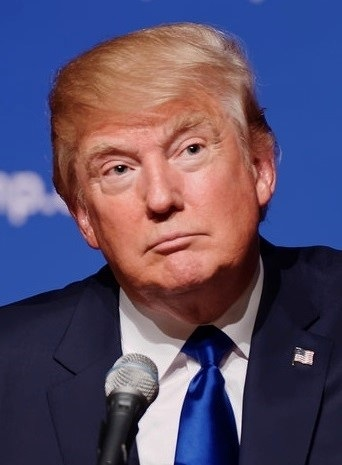
#> input picture Data/Images/Trump.jpg, 342 x 465 px
$ python 13_face_and_eye_detection.py
#> lines starting #> are read from the running program, lines starting #| are printed output that depends on the picture; after the words box and inside, x2 and y2 are one past the last pixel; in counts of white or black regions, pixels touching at a corner belong together
### Computer_Vision/convenience_functions.py
import cv2
import matplotlib.pyplot as plt
import numpy as np


# [16 lines left out: functions info, show_mat, not called in this run]


def show_cv2(image, name='Image'):
    """Displays a BGR image using OpenCV"""
    cv2.imshow(name, image)
    cv2.waitKey(0)
    cv2.destroyAllWindows()


# [6 lines left out: function resize, not called in this run]


def color(image, in_color=None, out_color=None):
    """Converts an image to a specified color scheme.
    Supported color schemes: 'bgr', 'rgb', 'gray', 'hsv'"""
    if in_color == 'bgr' and out_color == 'rgb':
        image = cv2.cvtColor(image, cv2.COLOR_BGR2RGB)
    if in_color == 'rgb' and out_color == 'bgr':
        image = cv2.cvtColor(image, cv2.COLOR_RGB2BGR)
    if in_color == 'gray' and out_color == 'bgr':
        image = cv2.cvtColor(image, cv2.COLOR_GRAY2BGR)
    if in_color == 'gray' and out_color == 'rgb':
        image = cv2.cvtColor(image, cv2.COLOR_GRAY2RGB)
    if in_color == 'gray' and out_color == 'hsv':
        image = cv2.cvtColor(image, cv2.COLOR_GRAY2RGB)
        image = cv2.cvtColor(image, cv2.COLOR_RGB2HSV)
    if in_color == 'rgb' and out_color == 'gray':
        image = cv2.cvtColor(image, cv2.COLOR_RGB2GRAY)
    if in_color == 'bgr' and out_color == 'gray':
        image = cv2.cvtColor(image, cv2.COLOR_BGR2GRAY)
    if in_color == 'rgb' and out_color == 'hsv':
        image = cv2.cvtColor(image, cv2.COLOR_RGB2HSV)
    if in_color == 'bgr' and out_color == 'hsv':
        image = cv2.cvtColor(image, cv2.COLOR_BGR2HSV)
    if in_color == 'hsv' and out_color == 'bgr':
        image = cv2.cvtColor(image, cv2.COLOR_HSV2BGR)
    if in_color == 'hsv' and out_color == 'rgb':
        image = cv2.cvtColor(image, cv2.COLOR_HSV2RGB)
    if in_color == 'hsv' and out_color == 'gray':
        image = cv2.cvtColor(image, cv2.COLOR_HSV2RGB)
        image = cv2.cvtColor(image, cv2.COLOR_RGB2HSV)

    return image


# [135 lines left out: functions matrix_translation, matrix_rotation, kernel, contours_centroid, contours_area, not called in this run]

### Computer_Vision/13_face_and_eye_detection.py
import cv2
import numpy as np
import convenience_functions as cf

# Read an image
source_image = cv2.imread('..//Data//Images//Trump.jpg', 1)
#> source_image is the input picture: shape (465, 342, 3); mean B, G, R 104.9, 77.8, 89.5
print(f"Source image shape: {source_image.shape}")
#| Source image shape: (465, 342, 3)
# cf.show_cv2(source_image)

# Convert to grayscale
image_gray = cf.color(source_image, 'bgr', 'gray')
#> in color, `image = cv2.cvtColor(image, cv2.COLOR_BGR2GRAY)`:
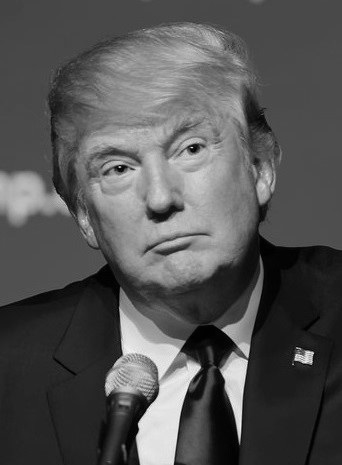
#> image: shape (465, 342); min 0, max 252, mean 84.4

# Create a face classifier
face_classifier = cv2.CascadeClassifier("..//Data//Haarcascades//haarcascade_frontalface_default.xml")

# Detect faces in the image
faces = face_classifier.detectMultiScale(image_gray, scaleFactor=1.3, minNeighbors=5)
#> faces = [[53, 70, 215, 215]]

# Check if any faces were detected
if faces is ():
    print('Unable to detect any faces.')

# Process the image
for x, y, w, h in faces:
    cv2.rectangle(source_image, (x, y), (x + w, y + h), (0, 255, 255), 2, lineType=cv2.LINE_8)
#> this loop made 1 pass
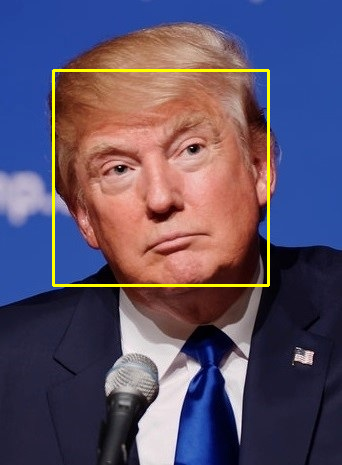
#> source_image: shape (465, 342, 3); 1.62% of pixels changed, all inside (x1, y1, x2, y2) = (52, 69, 270, 287)

cf.show_cv2(source_image)

$ run again, with Data/Images/Hillary.jpg copied over Data/Images/Trump.jpg
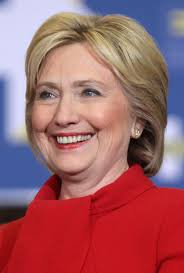
#> input picture Data/Images/Hillary.jpg, 184 x 273 px
#> source_image is the input picture: shape (273, 184, 3); mean B, G, R 104.2, 98.1, 159.7
#| Source image shape: (273, 184, 3)
#> in color, `image = cv2.cvtColor(image, cv2.COLOR_BGR2GRAY)`:
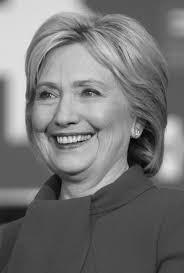
#> image: shape (273, 184); min 3, max 237, mean 117.2
#> faces = [[11, 49, 117, 117]]
#> the loop `for x, y, w, h in faces:` made 1 pass
#> after the loop `for x, y, w, h in faces:`:
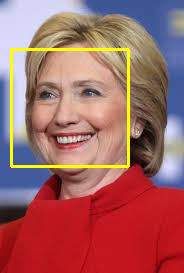
#> source_image: shape (273, 184, 3); 2.79% of pixels changed, all inside (x1, y1, x2, y2) = (10, 48, 130, 168)
